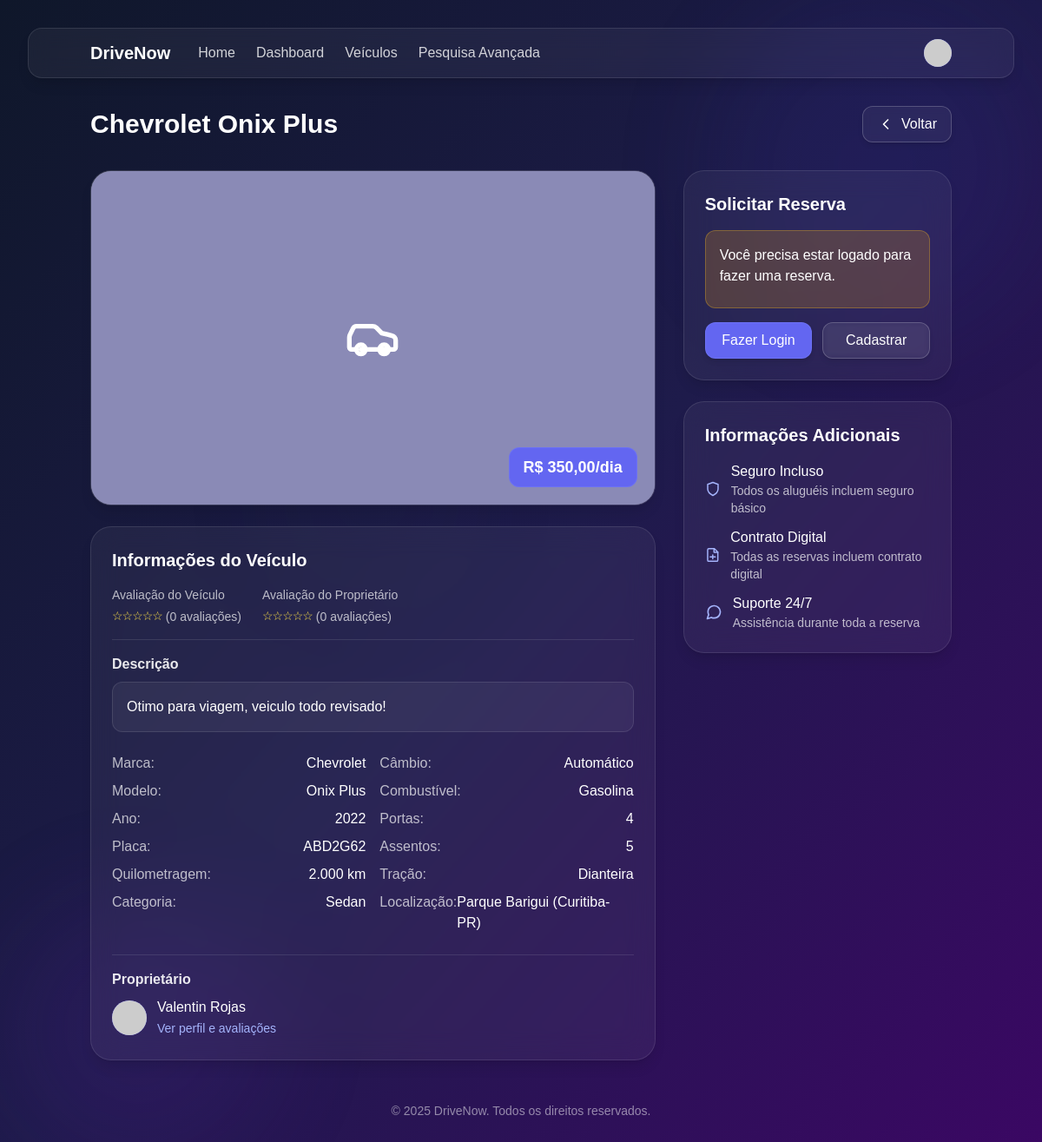
/drivenow/reserva/detalhes_veiculo.php?id=6, run on the app's committed database.
### tables this page shows
CREATE TABLE `veiculo` (
  `id` int(11) NOT NULL,
  `local_id` int(11) DEFAULT NULL,
  `categoria_veiculo_id` int(11) DEFAULT NULL,
  `dono_id` int(11) DEFAULT NULL,
  `veiculo_marca` varchar(50) DEFAULT NULL,
  `veiculo_modelo` varchar(100) DEFAULT NULL,
  `veiculo_ano` int(11) DEFAULT NULL,
  `veiculo_km` int(11) DEFAULT NULL,
  `veiculo_placa` varchar(50) DEFAULT NULL,
  `veiculo_cambio` varchar(50) DEFAULT NULL,
  `veiculo_combustivel` varchar(50) DEFAULT NULL,
  `veiculo_portas` int(11) DEFAULT NULL,
  `veiculo_acentos` int(11) DEFAULT NULL,
  `veiculo_tracao` varchar(50) DEFAULT NULL,
  `disponivel` tinyint(1) DEFAULT 1 COMMENT '0=Indisponível, 1=Disponível',
  `preco_diaria` decimal(10,2) NOT NULL DEFAULT 150.00,
  `descricao` text DEFAULT NULL,
  `media_avaliacao` decimal(3,1) DEFAULT NULL,
  `total_avaliacoes` int(11) DEFAULT 0
);

CREATE TABLE `conta_usuario` (
  `id` int(11) NOT NULL,
  `is_admin` tinyint(1) NOT NULL DEFAULT 0,
  `primeiro_nome` varchar(50) DEFAULT NULL,
  `segundo_nome` varchar(50) DEFAULT NULL,
  `telefone` varchar(20) DEFAULT NULL,
  `e_mail` varchar(100) DEFAULT NULL,
  `senha` varchar(255) DEFAULT NULL,
  `data_de_entrada` date DEFAULT NULL,
  `foto_perfil` varchar(255) DEFAULT NULL,
  `cpf` varchar(14) DEFAULT NULL COMMENT 'CPF do usuário',
  `foto_cnh_frente` varchar(255) DEFAULT NULL COMMENT 'Caminho para foto da CNH (frente)',
  `foto_cnh_verso` varchar(255) DEFAULT NULL COMMENT 'Caminho para foto da CNH (verso)',
  `status_docs` enum('pendente','verificando','aprovado','rejeitado') NOT NULL DEFAULT 'pendente' COMMENT 'Status da verificação dos documentos',
  `data_verificacao` datetime DEFAULT NULL COMMENT 'Data da última verificação',
  `admin_verificacao` int(11) DEFAULT NULL COMMENT 'ID do admin que verificou os documentos',
  `tem_cnh` tinyint(1) NOT NULL DEFAULT 0 COMMENT 'Se o usuário possui CNH',
  `cadastro_completo` tinyint(1) NOT NULL DEFAULT 0 COMMENT 'Se o usuário completou o cadastro com documentos',
  `observacoes_docs` text DEFAULT NULL COMMENT 'Observações da verificação',
  `mensagens_nao_lidas` int(11) NOT NULL DEFAULT 0,
  `media_avaliacao_proprietario` decimal(3,1) DEFAULT NULL,
  `total_avaliacoes_proprietario` int(11) DEFAULT 0,
  `media_avaliacao_locatario` decimal(3,1) DEFAULT NULL,
  `total_avaliacoes_locatario` int(11) DEFAULT 0
);

CREATE TABLE `categoria_veiculo` (
  `id` int(11) NOT NULL,
  `categoria` varchar(100) DEFAULT NULL
);

CREATE TABLE `local` (
  `id` int(11) NOT NULL,
  `cidade_id` int(11) NOT NULL,
  `nome_local` varchar(100) NOT NULL,
  `endereco` varchar(255) DEFAULT NULL,
  `complemento` varchar(100) DEFAULT NULL,
  `cep` varchar(10) DEFAULT NULL
);

CREATE TABLE `cidade` (
  `id` int(11) NOT NULL,
  `estado_id` int(11) NOT NULL,
  `cidade_nome` varchar(100) NOT NULL
);

CREATE TABLE `estado` (
  `id` int(11) NOT NULL,
  `estado_nome` varchar(100) NOT NULL,
  `sigla` char(2) DEFAULT NULL
);

### drivenow/reserva/detalhes_veiculo.php (the view, shortened to what the rows shown need)
<?php
$veiculoId = $_GET['id'];
global $pdo;
$stmt = $pdo->prepare("SELECT v.*, c.categoria, l.nome_local, cid.cidade_nome, e.sigla,
                      CONCAT(u.primeiro_nome, ' ', u.segundo_nome) AS nome_proprietario,
                      u.id AS proprietario_id, u.media_avaliacao_proprietario, u.total_avaliacoes_proprietario,
                      v.media_avaliacao, v.total_avaliacoes
                      FROM veiculo v
                      LEFT JOIN categoria_veiculo c ON v.categoria_veiculo_id = c.id
                      LEFT JOIN local l ON v.local_id = l.id
                      LEFT JOIN cidade cid ON l.cidade_id = cid.id
                      LEFT JOIN estado e ON cid.estado_id = e.id
                      LEFT JOIN dono d ON v.dono_id = d.id
                      LEFT JOIN conta_usuario u ON d.conta_usuario_id = u.id
                      WHERE v.id = ?");
$stmt->execute([$veiculoId]);
$veiculo = $stmt->fetch();
$stmt = $pdo->prepare("SELECT * FROM imagem WHERE veiculo_id = ? ORDER BY imagem_ordem");
$stmt->execute([$veiculoId]);
$imagens = $stmt->fetchAll();
?>
<!DOCTYPE html>
<html lang="pt-br">
<head>
    <script src="https://cdn.tailwindcss.com"></script>
</head>
<body class="min-h-screen bg-gradient-to-br from-slate-900 via-indigo-950 to-purple-950 text-white p-4 md:p-8 overflow-x-hidden">
    <main class="container mx-auto px-4">
        <div class="flex justify-between items-center mb-8">
            <h1 class="text-3xl font-bold"><?= htmlspecialchars($veiculo['veiculo_marca']) ?> <?= htmlspecialchars($veiculo['veiculo_modelo']) ?></h1>
            <a href="listagem_veiculos.php" class="border border-white/20 text-white hover:bg-white/20 rounded-xl px-4 py-2 font-medium backdrop-blur-sm bg-white/5 hover:bg-white/10 shadow-md hover:shadow-lg flex items-center gap-2">
                <svg xmlns="http://www.w3.org/2000/svg" width="24" height="24" viewBox="0 0 24 24" fill="none" stroke="currentColor" stroke-width="2" stroke-linecap="round" stroke-linejoin="round" class="h-5 w-5">
                    <path d="m15 18-6-6 6-6"/>
                </svg>
                Voltar
            </a>
        </div>
        <div class="grid grid-cols-1 lg:grid-cols-3 gap-8">
            <div class="lg:col-span-2 space-y-6">
                <div class="backdrop-blur-lg bg-white/5 border subtle-border rounded-3xl overflow-hidden shadow-lg">
                    <div class="relative h-80 md:h-96 w-full bg-gray-200">
                        <?php if (!empty($imagens)): ?>
                            <img src="<?= htmlspecialchars($imagens[0]['imagem_url']) ?>" alt="<?= htmlspecialchars($veiculo['veiculo_modelo']) ?>" class="w-full h-full object-cover" id="main-image">
                        <?php else: ?>
                            <div class="w-full h-full flex items-center justify-center bg-indigo-900/50">
                            </div>
                        <?php endif; ?>
                        <div class="absolute bottom-5 right-5 bg-indigo-500 text-white px-4 py-2 rounded-xl font-bold text-lg border border-indigo-400/30">
                            R$ <?= number_format($veiculo['preco_diaria'], 2, ',', '.') ?>/dia
                        </div>
                    </div>
                </div>
                <div class="backdrop-blur-lg bg-white/5 border subtle-border rounded-3xl p-6 shadow-lg">
                    <h2 class="text-xl font-bold mb-4">Informações do Veículo</h2>
                    <div class="flex gap-6 mb-4 pb-4 border-b subtle-border">
                        <div>
                            <div class="flex items-center">
                                <div class="text-yellow-300">
                                    <?php
                                    $mediaVeiculo = $veiculo['media_avaliacao'] ?? 0;
                                    for ($i = 1; $i <= 5; $i++) {
                                        if ($i <= $mediaVeiculo) {
                                            echo '★';
                                        } else if ($i - $mediaVeiculo < 1 && $i - $mediaVeiculo > 0) {
                                            echo '★';
                                        } else {
                                            echo '☆';
                                        }
                                    }
                                    ?>
                                </div>
                                <span class="text-sm text-white/70 ml-1">(<?= $veiculo['total_avaliacoes'] ?? 0 ?> avaliações)</span>
                            </div>
                        </div>
                        <div>
                            <div class="flex items-center">
                                <div class="text-yellow-300">
                                    <?php
                                    $mediaProprietario = $veiculo['media_avaliacao_proprietario'] ?? 0;
                                    for ($i = 1; $i <= 5; $i++) {
                                        if ($i <= $mediaProprietario) {
                                            echo '★';
                                        } else if ($i - $mediaProprietario < 1 && $i - $mediaProprietario > 0) {
                                            echo '★';
                                        } else {
                                            echo '☆';
                                        }
                                    }
                                    ?>
                                </div>
                                <span class="text-sm text-white/70 ml-1">(<?= $veiculo['total_avaliacoes_proprietario'] ?? 0 ?> avaliações)</span>
                            </div>
                        </div>
                    </div>
                    <div class="mb-6">
                        <h3 class="font-semibold text-white/90 mb-2">Descrição</h3>
                        <div class="bg-white/5 rounded-xl p-4 border subtle-border">
                            <?php if (!empty($veiculo['descricao'])): ?>
                                <?= nl2br(htmlspecialchars($veiculo['descricao'])) ?>
                            <?php else: ?>
                                <p class="text-white/50 italic">O proprietário não forneceu uma descrição para este veículo.</p>
                            <?php endif; ?>
                        </div>
                    </div>
                    <div class="grid grid-cols-1 md:grid-cols-2 gap-4">
                        <div class="space-y-2">
                            <div class="flex justify-between">
                                <span class="text-white/70">Marca:</span>
                                <span class="text-white font-medium"><?= htmlspecialchars($veiculo['veiculo_marca']) ?></span>
                            </div>
                            <div class="flex justify-between">
                                <span class="text-white/70">Modelo:</span>
                                <span class="text-white font-medium"><?= htmlspecialchars($veiculo['veiculo_modelo']) ?></span>
                            </div>
                            <div class="flex justify-between">
                                <span class="text-white/70">Ano:</span>
                                <span class="text-white font-medium"><?= htmlspecialchars($veiculo['veiculo_ano']) ?></span>
                            </div>
                            <div class="flex justify-between">
                                <span class="text-white/70">Placa:</span>
                                <span class="text-white font-medium"><?= htmlspecialchars($veiculo['veiculo_placa']) ?></span>
                            </div>
                            <div class="flex justify-between">
                                <span class="text-white/70">Quilometragem:</span>
                                <span class="text-white font-medium"><?= number_format($veiculo['veiculo_km'], 0, ',', '.') ?> km</span>
                            </div>
                            <div class="flex justify-between">
                                <span class="text-white/70">Categoria:</span>
                                <span class="text-white font-medium"><?= htmlspecialchars($veiculo['categoria'] ?? 'Não informada') ?></span>
                            </div>
                        </div>
                        <div class="space-y-2">
                            <div class="flex justify-between">
                                <span class="text-white/70">Câmbio:</span>
                                <span class="text-white font-medium"><?= htmlspecialchars($veiculo['veiculo_cambio']) ?></span>
                            </div>
                            <div class="flex justify-between">
                                <span class="text-white/70">Combustível:</span>
                                <span class="text-white font-medium"><?= htmlspecialchars($veiculo['veiculo_combustivel']) ?></span>
                            </div>
                            <div class="flex justify-between">
                                <span class="text-white/70">Portas:</span>
                                <span class="text-white font-medium"><?= htmlspecialchars($veiculo['veiculo_portas']) ?></span>
                            </div>
                            <div class="flex justify-between">
                                <span class="text-white/70">Assentos:</span>
                                <span class="text-white font-medium"><?= htmlspecialchars($veiculo['veiculo_acentos']) ?></span>
                            </div>
                            <div class="flex justify-between">
                                <span class="text-white/70">Tração:</span>
                                <span class="text-white font-medium"><?= htmlspecialchars($veiculo['veiculo_tracao'] ?? 'Não informada') ?></span>
                            </div>
                            <div class="flex justify-between">
                                <span class="text-white/70">Localização:</span>
                                <span class="text-white font-medium">
                                    <?= htmlspecialchars($veiculo['nome_local'] ?? 'Não informada') ?>
                                    <?php if (isset($veiculo['cidade_nome'])): ?>
                                        (<?= htmlspecialchars($veiculo['cidade_nome']) ?>-<?= htmlspecialchars($veiculo['sigla']) ?>)
                                    <?php endif; ?>
                                </span>
                            </div>
                        </div>
                    </div>
                </div>
            </div>
            <div class="space-y-6">
                <div class="backdrop-blur-lg bg-white/5 border subtle-border rounded-3xl p-6 shadow-lg">
                    <h2 class="text-xl font-bold mb-4">Solicitar Reserva</h2>
                </div>
                <div class="backdrop-blur-lg bg-white/5 border subtle-border rounded-3xl p-6 shadow-lg">
                    <h2 class="text-xl font-bold mb-4">Informações Adicionais</h2>
                </div>
            </div>
        </div>
    </main>
</body>
</html>

### data on the page
veiculo: veiculo_marca "Chevrolet", veiculo_modelo "Onix Plus", preco_diaria "350,00", total_avaliacoes "0", conta_usuario.total_avaliacoes_proprietario "0", descricao "Otimo para viagem, veiculo todo revisado!", veiculo_ano "2022", veiculo_placa "ABD2G62", veiculo_km "2.000", categoria_veiculo.categoria "Sedan", veiculo_cambio "Automático", veiculo_combustivel "Gasolina", veiculo_portas "4", veiculo_acentos "5", veiculo_tracao "Dianteira", local.nome_local "Parque Barigui", cidade.cidade_nome "Curitiba", estado.sigla "PR"

### other printed values
$veiculo['nome_proprietario'] "Valentin Rojas"
